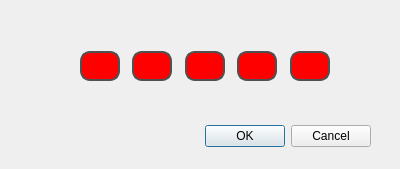
<?xml version="1.0" encoding="UTF-8"?>
<ui version="4.0">
 <class>RecolorDialog</class>
 <widget class="QDialog" name="RecolorDialog">
  <property name="geometry">
   <rect>
    <x>0</x>
    <y>0</y>
    <width>400</width>
    <height>169</height>
   </rect>
  </property>
  <property name="windowTitle">
   <string>Dialog</string>
  </property>
  <widget class="QDialogButtonBox" name="buttonBox">
   <property name="geometry">
    <rect>
     <x>30</x>
     <y>120</y>
     <width>341</width>
     <height>32</height>
    </rect>
   </property>
   <property name="orientation">
    <enum>Qt::Horizontal</enum>
   </property>
   <property name="standardButtons">
    <set>QDialogButtonBox::Cancel|QDialogButtonBox::Ok</set>
   </property>
  </widget>
  <widget class="QWidget" name="layoutWidget">
   <property name="geometry">
    <rect>
     <x>80</x>
     <y>50</y>
     <width>250</width>
     <height>32</height>
    </rect>
   </property>
   <layout class="QHBoxLayout" name="horizontalLayout">
    <item>
     <widget class="RecolorWidget" name="color_1" native="true">
      <property name="minimumSize">
       <size>
        <width>40</width>
        <height>30</height>
       </size>
      </property>
      <property name="maximumSize">
       <size>
        <width>40</width>
        <height>30</height>
       </size>
      </property>
      <property name="cursor">
       <cursorShape>OpenHandCursor</cursorShape>
      </property>
      <property name="autoFillBackground">
       <bool>false</bool>
      </property>
      <property name="styleSheet">
       <string notr="true">background-color:rgb(255, 0, 0);
border:2px solid rgb(80, 80, 80);;
border-radius: 10px;</string>
      </property>
     </widget>
    </item>
    <item>
     <spacer name="horizontalSpacer">
      <property name="orientation">
       <enum>Qt::Horizontal</enum>
      </property>
      <property name="sizeHint" stdset="0">
       <size>
        <width>40</width>
        <height>20</height>
       </size>
      </property>
     </spacer>
    </item>
    <item>
     <widget class="RecolorWidget" name="color_2" native="true">
      <property name="minimumSize">
       <size>
        <width>40</width>
        <height>30</height>
       </size>
      </property>
      <property name="maximumSize">
       <size>
        <width>40</width>
        <height>30</height>
       </size>
      </property>
      <property name="cursor">
       <cursorShape>OpenHandCursor</cursorShape>
      </property>
      <property name="autoFillBackground">
       <bool>false</bool>
      </property>
      <property name="styleSheet">
       <string notr="true">background-color:rgb(255, 0, 0);
border:2px solid rgb(80, 80, 80);;
border-radius: 10px;</string>
      </property>
     </widget>
    </item>
    <item>
     <spacer name="horizontalSpacer_2">
      <property name="orientation">
       <enum>Qt::Horizontal</enum>
      </property>
      <property name="sizeHint" stdset="0">
       <size>
        <width>40</width>
        <height>20</height>
       </size>
      </property>
     </spacer>
    </item>
    <item>
     <widget class="RecolorWidget" name="color_3" native="true">
      <property name="minimumSize">
       <size>
        <width>40</width>
        <height>30</height>
       </size>
      </property>
      <property name="maximumSize">
       <size>
        <width>40</width>
        <height>30</height>
       </size>
      </property>
      <property name="cursor">
       <cursorShape>OpenHandCursor</cursorShape>
      </property>
      <property name="autoFillBackground">
       <bool>false</bool>
      </property>
      <property name="styleSheet">
       <string notr="true">background-color:rgb(255, 0, 0);
border:2px solid rgb(80, 80, 80);;
border-radius: 10px;</string>
      </property>
     </widget>
    </item>
    <item>
     <spacer name="horizontalSpacer_3">
      <property name="orientation">
       <enum>Qt::Horizontal</enum>
      </property>
      <property name="sizeHint" stdset="0">
       <size>
        <width>40</width>
        <height>20</height>
       </size>
      </property>
     </spacer>
    </item>
    <item>
     <widget class="RecolorWidget" name="color_4" native="true">
      <property name="minimumSize">
       <size>
        <width>40</width>
        <height>30</height>
       </size>
      </property>
      <property name="maximumSize">
       <size>
        <width>40</width>
        <height>30</height>
       </size>
      </property>
      <property name="cursor">
       <cursorShape>OpenHandCursor</cursorShape>
      </property>
      <property name="autoFillBackground">
       <bool>false</bool>
      </property>
      <property name="styleSheet">
       <string notr="true">background-color:rgb(255, 0, 0);
border:2px solid rgb(80, 80, 80);;
border-radius: 10px;</string>
      </property>
     </widget>
    </item>
    <item>
     <spacer name="horizontalSpacer_4">
      <property name="orientation">
       <enum>Qt::Horizontal</enum>
      </property>
      <property name="sizeHint" stdset="0">
       <size>
        <width>40</width>
        <height>20</height>
       </size>
      </property>
     </spacer>
    </item>
    <item>
     <widget class="RecolorWidget" name="color_5" native="true">
      <property name="minimumSize">
       <size>
        <width>40</width>
        <height>30</height>
       </size>
      </property>
      <property name="maximumSize">
       <size>
        <width>40</width>
        <height>30</height>
       </size>
      </property>
      <property name="cursor">
       <cursorShape>OpenHandCursor</cursorShape>
      </property>
      <property name="autoFillBackground">
       <bool>false</bool>
      </property>
      <property name="styleSheet">
       <string notr="true">background-color:rgb(255, 0, 0);
border:2px solid rgb(80, 80, 80);;
border-radius: 10px;</string>
      </property>
     </widget>
    </item>
   </layout>
  </widget>
 </widget>
 <customwidgets>
  <customwidget>
   <class>RecolorWidget</class>
   <extends>QWidget</extends>
   <header location="global">recolorwidget.h</header>
   <container>1</container>
  </customwidget>
 </customwidgets>
 <resources/>
 <connections>
  <connection>
   <sender>buttonBox</sender>
   <signal>accepted()</signal>
   <receiver>RecolorDialog</receiver>
   <slot>accept()</slot>
   <hints>
    <hint type="sourcelabel">
     <x>248</x>
     <y>254</y>
    </hint>
    <hint type="destinationlabel">
     <x>157</x>
     <y>274</y>
    </hint>
   </hints>
  </connection>
  <connection>
   <sender>buttonBox</sender>
   <signal>rejected()</signal>
   <receiver>RecolorDialog</receiver>
   <slot>reject()</slot>
   <hints>
    <hint type="sourcelabel">
     <x>316</x>
     <y>260</y>
    </hint>
    <hint type="destinationlabel">
     <x>286</x>
     <y>274</y>
    </hint>
   </hints>
  </connection>
 </connections>
</ui>
